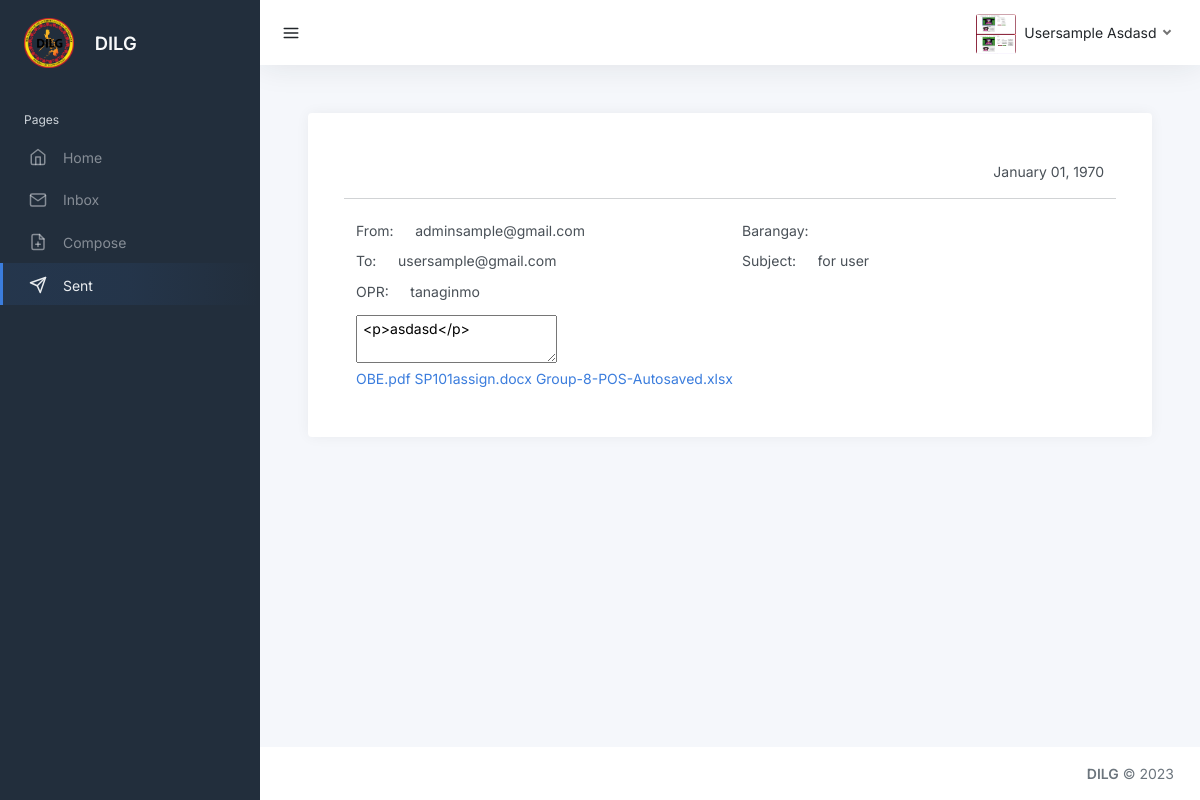
The page /users/view-single-report.php?report_id=RID00003&to_user=usersample@gmail.com (signed in) on the database its author committed.
### tables this page shows
CREATE TABLE `users` (
  `id` int(11) NOT NULL,
  `user_type` int(50) NOT NULL,
  `user_id` varchar(50) NOT NULL,
  `email` varchar(50) NOT NULL,
  `password` varchar(255) NOT NULL,
  `first_name` varchar(50) NOT NULL,
  `middle_name` varchar(50) NOT NULL,
  `last_name` varchar(50) NOT NULL,
  `date_of_birth` date NOT NULL,
  `address` varchar(255) NOT NULL,
  `barangay` varchar(50) NOT NULL,
  `barangay_id` varchar(50) NOT NULL,
  `dilg_id` varchar(100) NOT NULL,
  `image` blob NOT NULL,
  `date_time_created` datetime NOT NULL,
  `date_time_updated` datetime NOT NULL
);

CREATE TABLE `sent` (
  `id` int(11) NOT NULL,
  `user_id` varchar(50) NOT NULL,
  `report_id` varchar(50) NOT NULL,
  `from_user` varchar(50) NOT NULL,
  `to_user` varchar(50) NOT NULL,
  `barangay` varchar(10000) NOT NULL,
  `subject` varchar(50) NOT NULL,
  `opr` varchar(100) NOT NULL,
  `message` longtext NOT NULL,
  `duration` varchar(50) NOT NULL,
  `pdf_files` blob NOT NULL,
  `status` int(225) NOT NULL,
  `notif_status` int(11) NOT NULL,
  `date_start` datetime NOT NULL,
  `date_end` datetime NOT NULL,
  `deadline` int(11) NOT NULL,
  `date_created` date NOT NULL,
  `time_created` time NOT NULL,
  `date_updated` date NOT NULL,
  `time_updated` time NOT NULL
);

CREATE TABLE `files` (
  `id` int(11) NOT NULL,
  `report_id` varchar(250) NOT NULL,
  `file_name` varchar(255) NOT NULL,
  `uploaded_on` varchar(255) NOT NULL,
  `status` varchar(255) NOT NULL
);

### users/view-single-report.php (the view, shortened to what this page needs)
<?php
include('../connection.php');
$user_id = $_SESSION['user_id'];
?>
<!DOCTYPE html>
<html lang="en">
<head>
	<link href="../src/css/template-2.css" rel="stylesheet">
	<link href="../src/css/preloader.css" rel="stylesheet">
</head>
<body>
	<div class="wrapper">
		<nav id="sidebar" class="sidebar js-sidebar">
			<div class="sidebar-content js-simplebar">
				<a class="sidebar-brand" href="index.html">
					<img src="../src/img/dilg.png" height="50" alt="">
					<span class="ms-3 align-middle">DILG</span>
				</a>
				<ul class="sidebar-nav">
					<li class="sidebar-header">
						Pages
					</li>
					<li class="sidebar-item">
						<a class="sidebar-link" href="home.php">
                            <i class="align-middle" data-feather="home"></i> <span class="align-middle">Home</span>
                        </a>
					</li>
					<li class="sidebar-item">
						<a class="sidebar-link" href="view-report.php">
                            <i class="align-middle" data-feather="mail"></i> <span class="align-middle">Inbox</span>
                        </a>
					</li>
					<li class="sidebar-item">
						<a class="sidebar-link" href="add-report.php">
                            <i class="align-middle" data-feather="file-plus"></i> <span class="align-middle">Compose</span>
                        </a>
					</li>
					<li class="sidebar-item active">
						<a class="sidebar-link" href="sent-reports.php">
                            <i class="align-middle" data-feather="send"></i> <span class="align-middle">Sent</span>
                        </a>
					</li>
				</ul>
			</div>
		</nav>
		<div class="main">
			<nav class="navbar navbar-expand navbar-light navbar-bg">
				<a class="sidebar-toggle js-sidebar-toggle">
                    <i class="align-self-center text-dark" data-feather="menu"></i>
                </a>
				<div class="navbar-collapse collapse">
					<ul class="navbar-nav navbar-align">
						<li class="nav-item dropdown">
							<?php
							$query_image = "SELECT first_name, last_name, image FROM users WHERE user_id = '$user_id'";
							$run_image = mysqli_query($conn,$query_image);
							if(mysqli_num_rows($run_image) > 0) {
							foreach($run_image as $row_image){
								?>
								<a class="nav-link dropdown-toggle d-none d-sm-inline-block" href="#" data-bs-toggle="dropdown">
                                	<img src="<?php echo "Images/" . $row_image['image']?>" alt="user" class="avatar img-fluid rounded me-1"/> <span class="text-dark"><?= $row_image['first_name'] .' '. $row_image['last_name'] ?></span>
								</a>
								<?php
							}
							}
							?>
						</li>
					</ul>
				</div>
			</nav>
			<main class="content">
				<div class="container-fluid p-0">
					<div class="row">
						<div class="col-xl-12 col-xxl-12 d-flex">
							<div class="w-100">
								<div class="row">
									<div class="col-lg-12">
										<?php
										if(isset($_GET['report_id']) && isset($_GET['to_user'])) {
											$email = $_GET['to_user'];
											$report_id = $_GET['report_id'];
											$query_report = "SELECT * FROM sent WHERE report_id = '$report_id' AND to_user = '$email'";
											$run_report_id = mysqli_query($conn, $query_report);
											if (mysqli_num_rows($run_report_id) > 0) {
												foreach ($run_report_id as $row) {
													?>
													<div class="card p-5">
														<div class="row">
															<div class="col-lg-12 text-end">
																<p>
                                                                    <?php
                                                                    $origin =  $row['date_start'].' - '. $row['date_end'];
                                                                    echo $new_format = date('F d, Y', strtotime($origin));
                                                                    ?>
                                                                </p>
															</div>
															<hr class="featurette-divider">
															<div class="col-lg-6">
																<div class="row">
																	<div class="col-lg-12 d-flex align-items-center" >
																		<label for="">From:</label>
																		<input type="text" class="form-control ms-2" style="border: none; outline: none; background: none;" name="from" value="<?php echo $row['from_user'];?> " readonly>
																	</div>
																	<div class="col-lg-12 d-flex align-items-center">
																		<label for="">To:</label>
																		<input type="text" class="form-control ms-2" style="border: none; outline: none; background: none;" name="to" value="<?php echo $row['to_user']?>" readonly>
																	</div>
																</div>
															</div>
															<div class="col-lg-6">
																<div class="row">
																	<div class="col-lg-12 d-flex align-items-center">
																		<label for="">Barangay:</label>
																		<input type="text" class="form-control ms-2" style="border: none; outline: none; background: none;" name="brgy" value="<?php echo $row['barangay']?> " readonly>
																	</div>
																	<div class="col-lg-12 d-flex align-items-center">
																		<label for="">Subject:</label>
																		<input type="text" class="form-control ms-2" style="border: none; outline: none; background: none;" name="subject" value="<?php echo $row['subject'] ?>"readonly>
																	</div>
																</div>
															</div>
															<div class="col-lg-12 d-flex align-items-center mb-2">
																<label for="">OPR:</label>
																<input type="text" name="opr" class="form-control ms-2" style="border: none; outline: none; background: none;" value="<?php echo $row['opr'] ?>"readonly>
															</div>
															<div class="col-lg-12">
																<textarea id="tiny" name="statement"> <?php echo $row['message'] ?> </textarea>
															</div>
															<div class="col-lg-12">
																<?php
																$get_files = "SELECT * FROM files WHERE report_id = '$report_id'";
																$query_files = mysqli_query($conn, $get_files);
																if(mysqli_num_rows($query_files) > 0){
																	while($rows = mysqli_fetch_array($query_files)){
																		?>
																	<a href="../admin/pdf/<?php echo $rows['file_name'];?>" download><?php echo $rows['file_name'];?></a>
																		<?php
																	}
																}else{
																	echo "NO FILES ATTACHED";
																}
																?>
															</div>
														</div>
													</div>
													<?php
												}
											}
										}
									?>
									</div>
								</div>
							</div>
						</div>
					</div>
				</div>
			</main>
			<footer class="footer">
				<div class="container-fluid">
					<div class="row text-muted">
						<div class="col-12 text-end">
							<p class="mb-0 text-muted">
								<strong>DILG</strong> &copy; 2023
							</p>
						</div>
					</div>
					</div>
				</div>
		</div>
</body>
</html>

### rows shown on the page
users: image (picture), first_name "Usersample", last_name "Asdasd"
sent: date_start+date_end "January 01, 1970", from "adminsample@gmail.com", to "usersample@gmail.com", subject "for user", opr "tanaginmo", statement "<p>asdasd</p>"
files: file_name "OBE.pdf"
files: file_name "SP101assign.docx"
files: file_name "Group-8-POS-Autosaved.xlsx"
